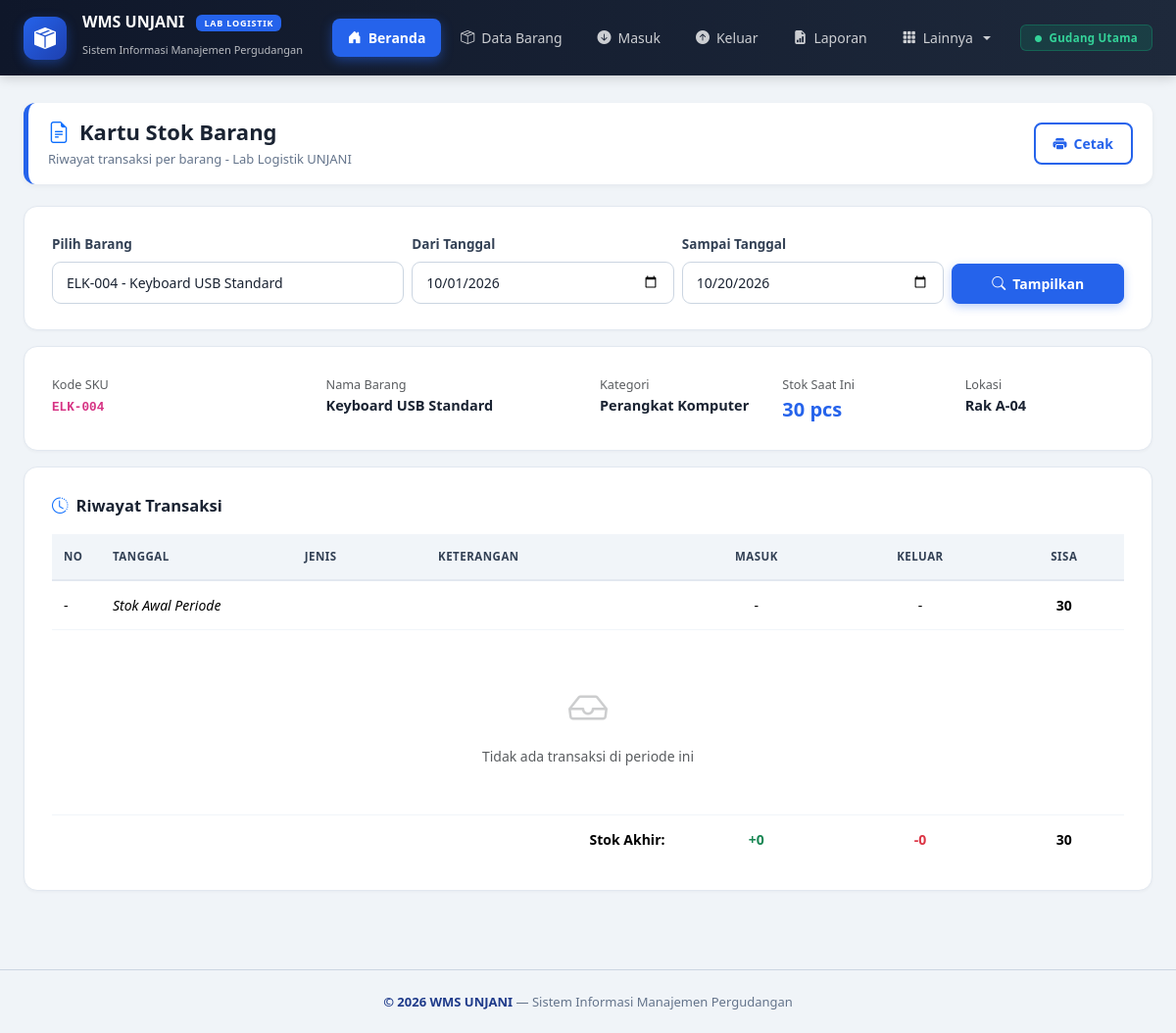
Screenshot of /kartu_stok.php?id=4 with the database file from the repository.
### tables this page shows
CREATE TABLE barang (
    id INT AUTO_INCREMENT PRIMARY KEY,
    kode_barang VARCHAR(20) UNIQUE NOT NULL,
    nama_barang VARCHAR(100) NOT NULL,
    kategori_id INT,
    satuan VARCHAR(20) DEFAULT 'pcs',
    stok INT DEFAULT 0,
    stok_minimal INT DEFAULT 5,
    lokasi_rak VARCHAR(20),
    harga DECIMAL(15,2) DEFAULT 0,
    FOREIGN KEY (kategori_id) REFERENCES kategori(id) ON DELETE SET NULL
);

CREATE TABLE kategori (
    id INT AUTO_INCREMENT PRIMARY KEY,
    nama_kategori VARCHAR(100) NOT NULL,
    kode_zona VARCHAR(5),
    keterangan TEXT
);

### kartu_stok.php (the view, shortened to what this page needs)
<?php
require_once 'config/koneksi.php';
$barang_id = (int)($_GET['id'] ?? 0);
$dari      = $_GET['dari'] ?? date('Y-m-01');
$sampai    = $_GET['sampai'] ?? date('Y-m-d');
$barang = null;
if ($barang_id > 0) {
    $barang = mysqli_fetch_assoc(mysqli_query($koneksi, "
        SELECT b.*, k.nama_kategori
        FROM barang b
        LEFT JOIN kategori k ON b.kategori_id = k.id
        WHERE b.id='$barang_id'
    "));
}
require_once 'includes/header.php';
?>
<div class="page-header">
    <div>
        <h4><i class="bi bi-file-earmark-text text-primary"></i> Kartu Stok Barang</h4>
        <small>Riwayat transaksi per barang - Lab Logistik UNJANI</small>
    </div>
    <?php if ($barang): ?>
    <button onclick="window.print()" class="btn btn-outline-primary no-print">
        <i class="bi bi-printer-fill"></i> Cetak
    </button>
    <?php endif; ?>
</div>
<div class="panel mb-3 no-print">
    <form method="GET" action="index.php" class="row g-2">
        <div class="col-md-4">
            <label class="form-label">Pilih Barang</label>
            <select name="id" class="form-select" required>
                <?php
                $q_b = mysqli_query($koneksi, "SELECT * FROM barang ORDER BY nama_barang");
                while ($b = mysqli_fetch_assoc($q_b)):
                ?>
                <option value="<?= $b['id'] ?>" <?= $barang_id == $b['id'] ? 'selected' : '' ?>>
                    <?= $b['kode_barang'] ?> - <?= $b['nama_barang'] ?>
                </option>
                <?php endwhile; ?>
            </select>
        </div>
        <div class="col-md-3">
            <label class="form-label">Dari Tanggal</label>
            <input type="date" name="dari" class="form-control" value="<?= $dari ?>">
        </div>
        <div class="col-md-3">
            <label class="form-label">Sampai Tanggal</label>
            <input type="date" name="sampai" class="form-control" value="<?= $sampai ?>">
        </div>
        <div class="col-md-2 d-flex align-items-end">
            <button type="submit" class="btn btn-primary w-100">
                <i class="bi bi-search"></i> Tampilkan
            </button>
        </div>
    </form>
</div>
<?php if ($barang): ?>
    <div class="panel mb-3">
        <div class="row">
            <div class="col-md-3">
                <small class="text-muted">Kode SKU</small>
                <div><strong><code><?= $barang['kode_barang'] ?></code></strong></div>
            </div>
            <div class="col-md-3">
                <small class="text-muted">Nama Barang</small>
                <div><strong><?= $barang['nama_barang'] ?></strong></div>
            </div>
            <div class="col-md-2">
                <small class="text-muted">Kategori</small>
                <div><strong><?= $barang['nama_kategori'] ?? '-' ?></strong></div>
            </div>
            <div class="col-md-2">
                <small class="text-muted">Stok Saat Ini</small>
                <div><strong style="font-size:20px;color:#2563eb;"><?= $barang['stok'] ?> <?= $barang['satuan'] ?></strong></div>
            </div>
            <div class="col-md-2">
                <small class="text-muted">Lokasi</small>
                <div><strong><?= $barang['lokasi_rak'] ?></strong></div>
            </div>
        </div>
    </div>
    <div class="panel">
        <div class="panel-title mb-3"><i class="bi bi-clock-history text-primary"></i> Riwayat Transaksi</div>
        <div class="table-responsive">
            <table class="table">
                <thead>
                    <tr>
                        <th style="width:50px;">No</th>
                        <th>Tanggal</th>
                        <th>Jenis</th>
                        <th>Keterangan</th>
                        <th class="text-center">Masuk</th>
                        <th class="text-center">Keluar</th>
                        <th class="text-center">Sisa</th>
                    </tr>
                </thead>
                <tbody>
                <?php
                $q = mysqli_query($koneksi, "
                    (SELECT bm.tanggal, 'Masuk' AS jenis,
                        CONCAT('Dari: ', IFNULL(s.nama_supplier, '-'), ' | PO: ', IFNULL(bm.no_po, '-')) AS ket,
                        bm.jumlah AS masuk, 0 AS keluar
                     FROM barang_masuk bm
                     LEFT JOIN supplier s ON bm.supplier_id = s.id
                     WHERE bm.barang_id = '$barang_id'
                       AND bm.tanggal BETWEEN '$dari' AND '$sampai')
                    UNION ALL
                    (SELECT bk.tanggal, 'Keluar' AS jenis,
                        CONCAT('Ke: ', IFNULL(bk.tujuan, '-'), ' | SJ: ', IFNULL(bk.no_surat_jalan, '-')) AS ket,
                        0 AS masuk, bk.jumlah AS keluar
                     FROM barang_keluar bk
                     WHERE bk.barang_id = '$barang_id'
                       AND bk.tanggal BETWEEN '$dari' AND '$sampai')
                    ORDER BY tanggal ASC
                ");
                $sum_in = mysqli_fetch_assoc(mysqli_query($koneksi, "SELECT IFNULL(SUM(jumlah),0) t FROM barang_masuk WHERE barang_id='$barang_id'"))['t'];
                $sum_out = mysqli_fetch_assoc(mysqli_query($koneksi, "SELECT IFNULL(SUM(jumlah),0) t FROM barang_keluar WHERE barang_id='$barang_id'"))['t'];
                $stok_awal = $barang['stok'] - $sum_in + $sum_out;
                $no = 1;
                $running = $stok_awal;
                ?>
                <tr style="background:#f8fafc;">
                    <td>-</td>
                    <td colspan="3"><em>Stok Awal Periode</em></td>
                    <td class="text-center">-</td>
                    <td class="text-center">-</td>
                    <td class="text-center"><strong><?= $stok_awal ?></strong></td>
                </tr>
                <?php if (mysqli_num_rows($q) == 0): ?>
                    <tr><td colspan="7" class="text-center text-muted py-5">
                        <i class="bi bi-inbox" style="font-size:40px;opacity:0.3;"></i>
                        <div class="mt-2">Tidak ada transaksi di periode ini</div>
                    </td></tr>
                <?php else: while ($r = mysqli_fetch_assoc($q)):
                    $running += $r['masuk'] - $r['keluar'];
                ?>
                <tr>
                    <td><?= $no++ ?></td>
                    <td><?= tglIndo($r['tanggal']) ?></td>
                    <td>
                        <?php if ($r['jenis'] == 'Masuk'): ?>
                            <span class="badge bg-success">Masuk</span>
                        <?php else: ?>
                            <span class="badge bg-danger">Keluar</span>
                        <?php endif; ?>
                    </td>
                    <td><?= $r['ket'] ?></td>
                    <td class="text-center"><?= $r['masuk'] > 0 ? '<strong class="text-success">+' . $r['masuk'] . '</strong>' : '-' ?></td>
                    <td class="text-center"><?= $r['keluar'] > 0 ? '<strong class="text-danger">-' . $r['keluar'] . '</strong>' : '-' ?></td>
                    <td class="text-center"><strong><?= $running ?></strong></td>
                </tr>
                <?php endwhile; endif; ?>
                <tr style="background:#f0f9ff;font-weight:bold;">
                    <td colspan="4" class="text-end">Stok Akhir:</td>
                    <td class="text-center text-success">+<?= $sum_in ?></td>
                    <td class="text-center text-danger">-<?= $sum_out ?></td>
                    <td class="text-center"><?= $barang['stok'] ?></td>
                </tr>
                </tbody>
            </table>
        </div>
    </div>
<?php endif; ?>
<?php require_once 'includes/footer.php'; ?>

### assets/css/style.css (style rules this page uses)
* { -webkit-font-smoothing: antialiased; -moz-osx-font-smoothing: grayscale; box-sizing: border-box; }
body { background: #f0f4f8; font-family: 'Segoe UI', -apple-system, BlinkMacSystemFont, Tahoma, sans-serif; font-size: 14.5px; line-height: 1.55; color: #1a2332; margin: 0; min-height: 100vh; }
.panel { background: #fff; border-radius: 14px; padding: 26px 28px; border: 1px solid #e2e8f0; height: 100%; box-shadow: 0 1px 3px rgba(15,23,42,0.04); }
.panel-title { font-size: 16.5px; font-weight: 700; color: #1a2332; margin-bottom: 6px; display: flex; align-items: center; gap: 8px; }
.page-header { display: flex; justify-content: space-between; align-items: center; margin-bottom: 22px; padding: 16px 20px; background: #fff; border-radius: 12px; border-left: 5px solid #2563eb; box-shadow: 0 2px 6px rgba(15,23,42,0.05); gap: 16px; flex-wrap: wrap; }
.page-header h4 { font-size: 22px; font-weight: 700; margin: 0; display: flex; align-items: center; gap: 10px; color: #1a2332; }
.page-header small { color: #64748b; font-size: 13px; display: block; margin-top: 4px; }
.table { margin-bottom: 0; font-size: 14px; color: #1a2332; }
.table thead th { background: #f1f5f9; color: #334155; font-size: 11.5px; font-weight: 700; letter-spacing: 0.5px; text-transform: uppercase; padding: 14px 12px; border-bottom: 2px solid #e2e8f0; white-space: nowrap; }
.table tbody td { padding: 14px 12px; vertical-align: middle; font-size: 14px; border-bottom: 1px solid #f1f5f9; }
.table tbody tr:nth-child(even) { background: #f8fafc; }
.table tbody tr:last-child td { border-bottom: none; }
.btn { font-size: 14px; font-weight: 600; border-radius: 8px; padding: 9px 18px; transition: all 0.15s; display: inline-flex; align-items: center; justify-content: center; gap: 7px; }
.btn-primary { background: #2563eb; border-color: #2563eb; box-shadow: 0 3px 10px rgba(37,99,235,0.3); }
.btn-outline-primary { color: #2563eb; border: 2px solid #2563eb; background: transparent; }
.table-responsive { overflow-x: auto; overflow-y: visible; }
.form-control, .form-select { border-radius: 9px; border: 1.5px solid #cbd5e1; font-size: 14px; padding: 10px 14px; transition: all 0.15s; color: #1a2332; background: #fff; }
.form-control::placeholder { color: #94a3b8; }
.form-label { font-weight: 600; color: #334155; margin-bottom: 7px; font-size: 13.5px; }

### rows the page displays
barang: kode_barang "ELK-004", nama_barang "Keyboard USB Standard", kategori.nama_kategori "Perangkat Komputer", stok "30", satuan "pcs", lokasi_rak "Rak A-04"

### other values shown
$sum_in "0"
$sum_out "0"
form field id "ELK-004 - Keyboard USB Standard"
